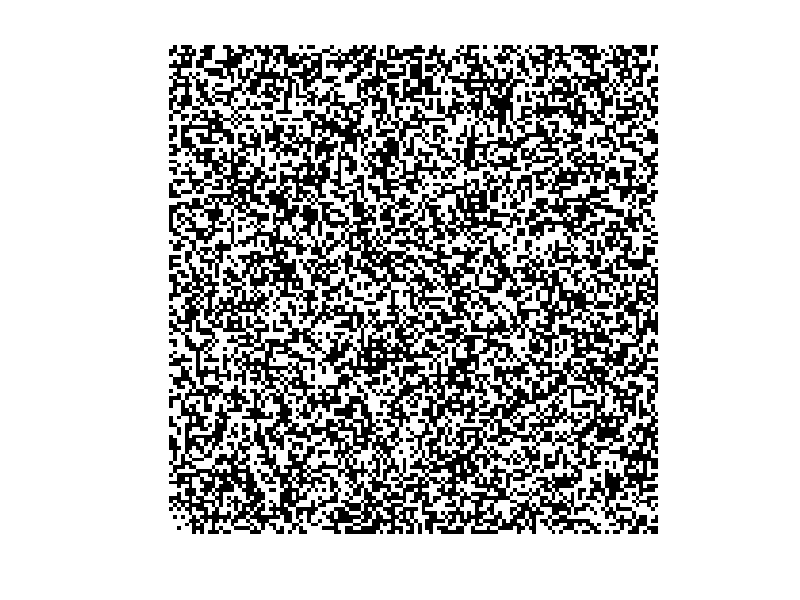
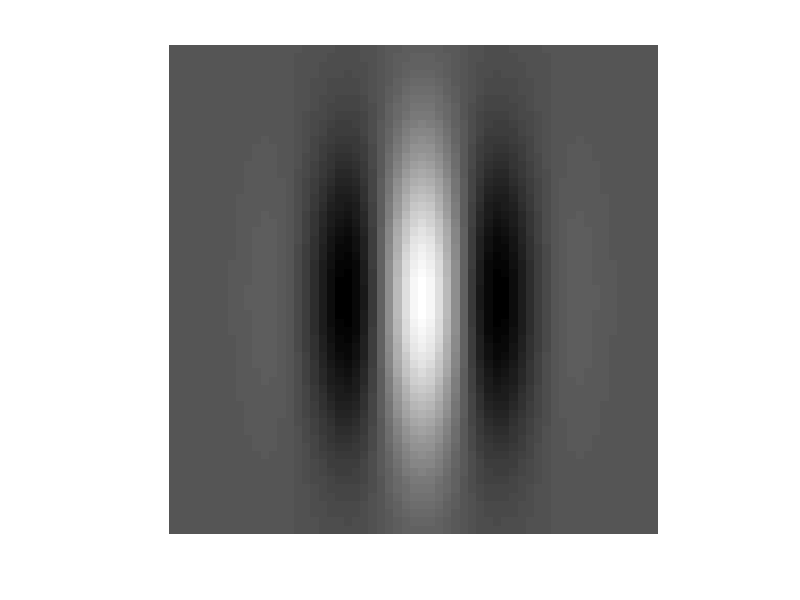
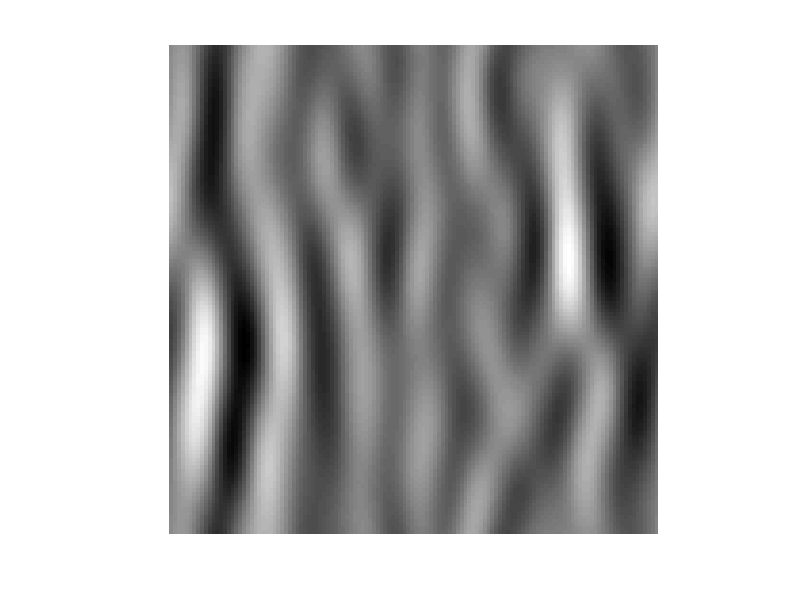

MATLAB code to generate these figures, in order:
% Random dot patterns filtered through the FT of a simple cell at different
% SFs
clear all
close all


%****************************************************************
% Size of images (nxn)
n = 128;


% Number of sets of images to generate
nimages = 1;
% seeds to use in generating each image
randomseeds = [234 4324 90327 738566 9163759];


% Simple cell frequencies:
freq = 6/n;
nbw=1.5;
orbw=pi/5;


%****************************************************************


freqx = fftshift([-n/2:n/2-1])/n; 
freqy = fftshift([-n/2:n/2-1])/n; 
[freqx2d,freqy2d] = meshgrid(freqx,freqy);
absfreq = sqrt(freqx2d.^2+freqy2d.^2);
x = [-n/2:n/2-1]; y = [-n/2:n/2-1]; [x2d,y2d] = meshgrid(x,y);


% ---- GENERATE BASIC IMAGE IN FOURIER DOMAIN
im = ((rand(n)>0.5)-0.5)*2; % binary random-dot pattern with no DC
FT = fft2(im);


for jf = 1:length(freq)
    sx = sqrt(log(sqrt(2))) / pi ./ freq(jf) * ( 2.^nbw + 1) ./ ( 2.^nbw - 1) ;
    sy = sqrt(log(4)) / pi ./ freq(jf) / orbw ;
    Gabor = exp(-x2d.^2./2./sx^2) .* exp(-y2d.^2./2./sy^2) ...
        .* cos( 2*pi.*x2d.*freq(jf));   
    OddGabor = exp(-x2d.^2./2./sx^2) .* exp(-y2d.^2./2./sy^2) ...
        .* sin( 2*pi.*x2d.*freq(jf));   
    FTGabor = fft2(Gabor);
    FTOddGabor = fft2(OddGabor);
        
    % make the filtered image
    image = real(ifft2(FT.*FTGabor));
    oimage = real(ifft2(FT.*FTOddGabor));
        
    % ------- checking code ---------
    figure;
    imagesc(im); axis equal; 
    %title('Unfiltered RDSimage')
        colormap gray
        axis('off');
    figure;
     imagesc(Gabor(35:93,35:93)); 
     axis equal; 
     %title('Gabor filter')
     axis('off');
    colormap gray    
    figure;
    imagesc(image); axis equal; 
    %title('filtered image')
    axis('off')
    
    FTchk = fftshift(fft2(image));

    colormap gray
end 

